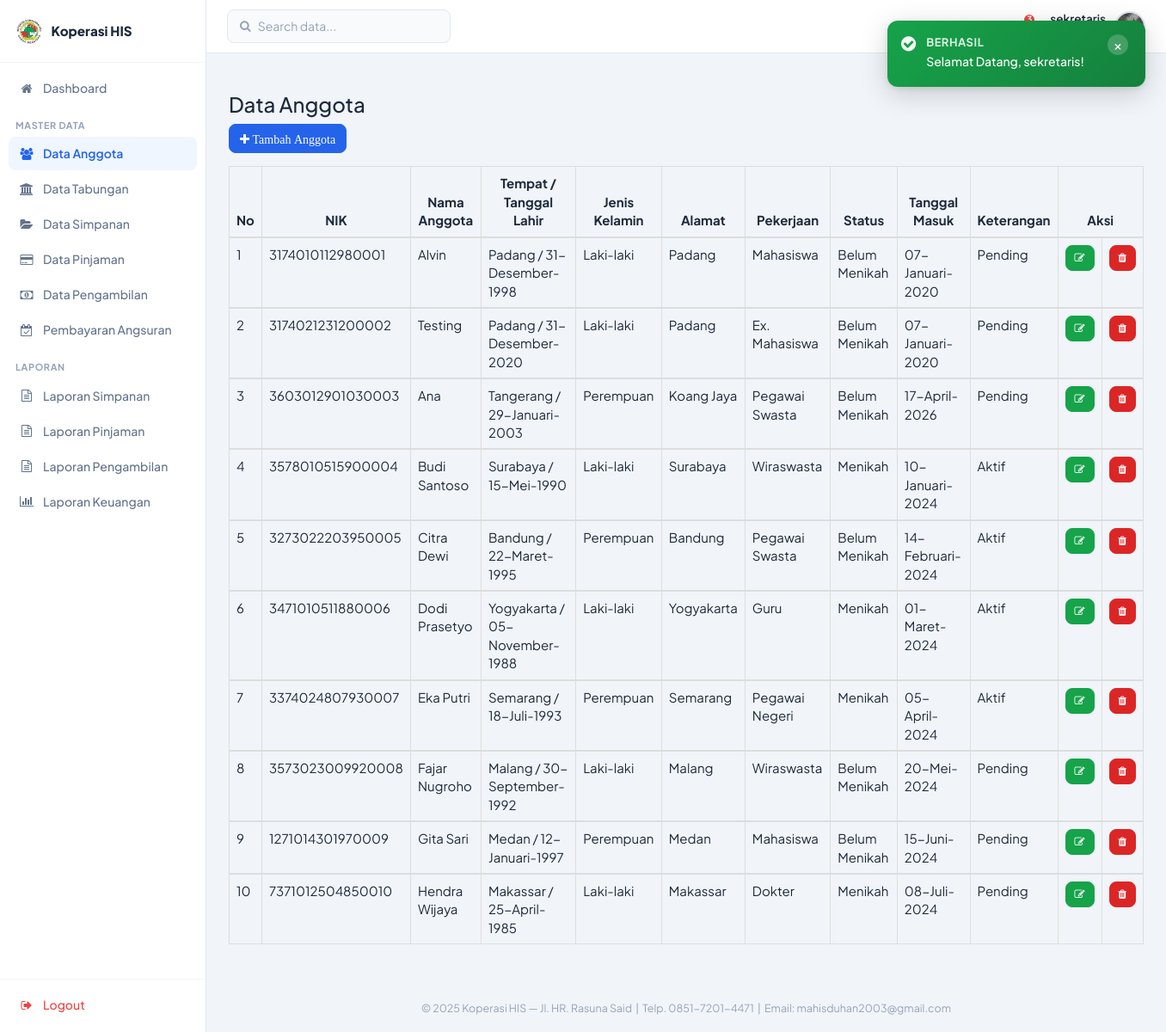
The app's page /sekretaris/dataanggota.php (signed in) with its own data.
### tables this page shows
CREATE TABLE `tbl_anggota` (
  `id_anggota` varchar(6) NOT NULL,
  `nik` varchar(20) NOT NULL,
  `nama_anggota` varchar(30) NOT NULL,
  `tempat_lahir` varchar(20) NOT NULL,
  `tanggal_lahir` date NOT NULL,
  `gender` varchar(15) NOT NULL,
  `alamat` text NOT NULL,
  `pekerjaan` varchar(30) NOT NULL,
  `status` varchar(20) NOT NULL,
  `tanggal_masuk` date NOT NULL,
  `keterangan` varchar(10) NOT NULL
);

### sekretaris/dataanggota.php (the view)
<?php
	include ("style/header.php");
	include ("style/sidebar.php");
	function tgl_indo($tanggal){
		$bulan = array(
			1 => 'Januari',
			'Februari',
			'Maret',
			'April',
			'Mei',
			'Juni',
			'Juli',
			'Agustus',
			'September',
			'Oktober',
			'November',
			'Desember',);
		$pecahkan = explode('-', $tanggal);
		return $pecahkan[2] . '-' . $bulan[(int)$pecahkan[1]] . '-' . $pecahkan[0];
	}
?>
	<div class="box box-primary">
		<div class="box-header with-border">
			<h3 class="box-title">Data Anggota</h3>
		</div>
		<div class="box-body">
			<div class="form-group">
				<a href="tambahanggota.php"><i class="btn btn-primary btn-md"><span class="fa fa-plus fa-md"> Tambah Anggota</span></i></a>
			</div>
			<div class="table-responsive">
				<table class="table table-bordered">
					<thead>
						<tr>
							<th style="text-align: center;">No</th>
							<th style="text-align: center;">NIK</th>
							<th style="text-align: center;">Nama Anggota</th>
							<th style="text-align: center;">Tempat / Tanggal Lahir</th>
							<th style="text-align: center;">Jenis Kelamin</th>
							<th style="text-align: center;">Alamat</th>
							<th style="text-align: center;">Pekerjaan</th>
							<th style="text-align: center;">Status</th>
							<th style="text-align: center;">Tanggal Masuk</th>
							<th style="text-align: center;">Keterangan</th>
							<th style="text-align: center;" colspan="2">Aksi</th>
						</tr>
					</thead>
					<?php
					$no = 1;
					include ("../config/koneksi.php");
					$sql = mysqli_query($konek, "SELECT * FROM tbl_anggota");
					while ($data = mysqli_fetch_array($sql)){
					?>
					<tbody>
						<tr>
							<td><?php echo $no++; ?></td>
							<td><?php echo $data['nik']; ?></td>
							<td><?php echo $data['nama_anggota']; ?></td>
							<td><?php echo $data['tempat_lahir'];?> / <?php echo tgl_indo($data['tanggal_lahir']); ?></td>
							<td><?php echo $data['gender']; ?></td>
							<td><?php echo $data['alamat']; ?></td>
							<td><?php echo $data['pekerjaan']; ?></td>
							<td><?php echo $data['status']; ?></td>
							<td><?php echo tgl_indo($data['tanggal_masuk']); ?></td>
							<td><?php echo $data['keterangan']; ?></td>
							<td><a href="editanggota.php?kd=<?php echo $data['id_anggota']; ?>"><i class="btn btn-success btn-sm"><span class="fa fa-edit fa-sm"></span></i></a></td>
							<td><a href="hapusanggota.php?kd=<?php echo $data['id_anggota']; ?>"><i class="btn btn-danger btn-sm"><span class="fa fa-trash fa-sm"></span></i></a></td>
						</tr>
					</tbody>
					<?php
					}
					?>
				</table>
			</div>
		</div>
    </div>
<?php
	include ("style/footer.php");
?>

### assets/css/sekretaris-theme.css (style rules this page uses)
html { font-size: 16px; }
*, *::before, *::after { box-sizing: border-box; margin: 0; padding: 0; }
body.sk-body { font-family: 'Plus Jakarta Sans', 'Segoe UI', sans-serif; background: #F1F5F9; font-size: 15px; color: #1E293B; min-height: 100vh; line-height: 1.5; }
.sk-body .btn-primary { background: #2563EB; border-color: #2563EB; border-radius: 8px; font-family: 'Plus Jakarta Sans', sans-serif; font-weight: 600; }
.sk-body .btn-success { background: #16A34A; border-color: #16A34A; border-radius: 8px; font-family: 'Plus Jakarta Sans', sans-serif; font-weight: 600; }
.sk-body .btn-danger { background: #DC2626; border-color: #DC2626; border-radius: 8px; font-family: 'Plus Jakarta Sans', sans-serif; font-weight: 600; }

### records on screen
tbl_anggota: nik "3174010112980001", nama_anggota "Alvin", tempat_lahir "Padang", tanggal_lahir "31-Desember-1998", gender "Laki-laki", alamat "Padang", pekerjaan "Mahasiswa", status "Belum Menikah", tanggal_masuk "07-Januari-2020", keterangan "Pending"
tbl_anggota: nik "3174021231200002", nama_anggota "Testing", tempat_lahir "Padang", tanggal_lahir "31-Desember-2020", gender "Laki-laki", alamat "Padang", pekerjaan "Ex. Mahasiswa", status "Belum Menikah", tanggal_masuk "07-Januari-2020", keterangan "Pending"
tbl_anggota: nik "3603012901030003", nama_anggota "Ana", tempat_lahir "Tangerang", tanggal_lahir "29-Januari-2003", gender "Perempuan", alamat "Koang Jaya", pekerjaan "Pegawai Swasta", status "Belum Menikah", tanggal_masuk "17-April-2026", keterangan "Pending"
tbl_anggota: nik "3578010515900004", nama_anggota "Budi Santoso", tempat_lahir "Surabaya", tanggal_lahir "15-Mei-1990", gender "Laki-laki", alamat "Surabaya", pekerjaan "Wiraswasta", status "Menikah", tanggal_masuk "10-Januari-2024", keterangan "Aktif"
tbl_anggota: nik "3273022203950005", nama_anggota "Citra Dewi", tempat_lahir "Bandung", tanggal_lahir "22-Maret-1995", gender "Perempuan", alamat "Bandung", pekerjaan "Pegawai Swasta", status "Belum Menikah", tanggal_masuk "14-Februari-2024", keterangan "Aktif"
tbl_anggota: nik "3471010511880006", nama_anggota "Dodi Prasetyo", tempat_lahir "Yogyakarta", tanggal_lahir "05-November-1988", gender "Laki-laki", alamat "Yogyakarta", pekerjaan "Guru", status "Menikah", tanggal_masuk "01-Maret-2024", keterangan "Aktif"
tbl_anggota: nik "3374024807930007", nama_anggota "Eka Putri", tempat_lahir "Semarang", tanggal_lahir "18-Juli-1993", gender "Perempuan", alamat "Semarang", pekerjaan "Pegawai Negeri", status "Menikah", tanggal_masuk "05-April-2024", keterangan "Aktif"
tbl_anggota: nik "3573023009920008", nama_anggota "Fajar Nugroho", tempat_lahir "Malang", tanggal_lahir "30-September-1992", gender "Laki-laki", alamat "Malang", pekerjaan "Wiraswasta", status "Belum Menikah", tanggal_masuk "20-Mei-2024", keterangan "Pending"
tbl_anggota: nik "1271014301970009", nama_anggota "Gita Sari", tempat_lahir "Medan", tanggal_lahir "12-Januari-1997", gender "Perempuan", alamat "Medan", pekerjaan "Mahasiswa", status "Belum Menikah", tanggal_masuk "15-Juni-2024", keterangan "Pending"
tbl_anggota: nik "7371012504850010", nama_anggota "Hendra Wijaya", tempat_lahir "Makassar", tanggal_lahir "25-April-1985", gender "Laki-laki", alamat "Makassar", pekerjaan "Dokter", status "Menikah", tanggal_masuk "08-Juli-2024", keterangan "Pending"

### other values on screen
$sk_settings['nama_koperasi'] "Koperasi HIS"
$label "Dashboard Data Anggota Data Tabungan Data Simpanan Data Pinjaman Data Pengambilan Pembayaran Angsuran Laporan Simpanan Laporan Pinjaman Laporan Pengambilan Laporan Keuangan"
$notif_count "3"
$_SESSION['username'] "sekretaris"
$f['msg'] "Selamat Datang, sekretaris!"
